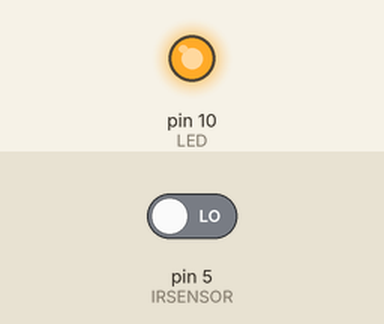
Recording of a sketch running on a simulated Arduino Uno, built with avr-gcc and run on an emulated ATmega328P. On the bench: output pins drawn as LEDs (lit = HIGH). The inputs (shaded band) are chosen by the test bench; at power-on: pin 5 (IRSENSOR) LOW.

Above: at 1.2 s.
1.3 s: pin 5 (IRSENSOR) driven HIGH
At 2.2 s:
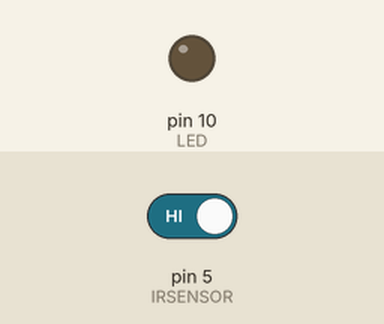
2.8 s: pin 5 (IRSENSOR) driven LOW
At 3.3 s:
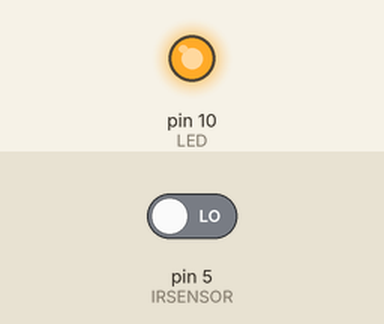
Timing chart, 0 to 5.8 s (numbered marks = the images above; inputs shaded):
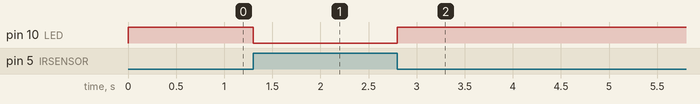

Measured:
- after the input at 1.3 s, pin 10 (LED): HIGH → LOW at once
- after the input at 2.8 s, pin 10 (LED): LOW → HIGH at once

The sketch:

IR_Sensor_with_Arduino_UNO.ino
```cpp
int IRSENSOR = 5;
int LED=10;

void setup() {
  pinMode(LED,OUTPUT);
  pinMode(IRSENSOR,INPUT);

}

void loop() {
  int STATUSSENSOR=digitalRead(IRSENSOR);
  if(STATUSSENSOR==1)
  {
    digitalWrite(LED,LOW);
  }
  else
  {
    digitalWrite(LED,HIGH);
  }

}
```
